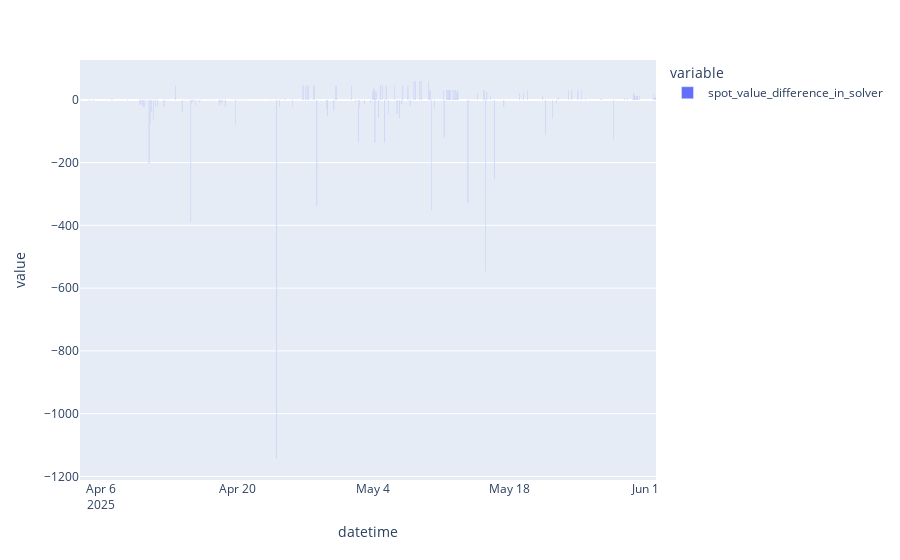

The notebook cell saved with this chart:
### Code cell
px.bar(df["spot_value_difference_in_solver"])

### Figure 1 — Plotly figure (JSON) as saved in the notebook; plotly's stock layout.template omitted (floating-point values rounded to 4 significant figures; data arrays with more than 128 entries replaced by an {"elided": "..."} marker saying what was removed)
{"data": [{"alignmentgroup": "True", "hovertemplate": "variable=spot_value_difference_in_solver<br>datetime=%{x}<br>value=%{y}<extra></extra>", "legendgroup": "spot_value_difference_in_solver", "marker": {"color": "#636efa", "pattern": {"shape": ""}}, "name": "spot_value_difference_in_solver", "offsetgroup": "spot_value_difference_in_solver", "orientation": "v", "showlegend": true, "textposition": "auto", "type": "bar", "x": {"elided": "419 str values"}, "xaxis": "x", "y": {"elided": "419 float values"}, "yaxis": "y"}], "layout": {"barmode": "relative", "legend": {"title": {"text": "variable"}, "tracegroupgap": 0}, "margin": {"t": 60}, "xaxis": {"anchor": "y", "domain": [0, 1], "title": {"text": "datetime"}}, "yaxis": {"anchor": "x", "domain": [0, 1], "title": {"text": "value"}}}}
